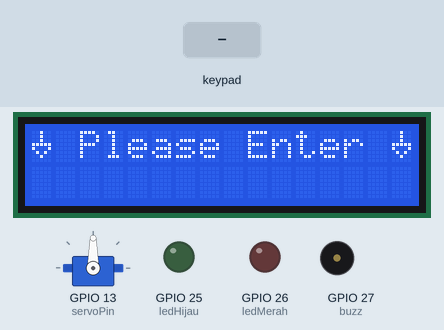
The sketch below on a simulated ESP32. Parts: servo, 16×2 character LCD, output pins drawn as LEDs (lit = HIGH), buzzer (waves = sounding). Dashed ring = blinking. The inputs (shaded band) are chosen by the test bench.

Above: at 1.4 s.
1.5 s: keypad keys 1 4 1 2 1 9 1 8 # pressed 0.4 s apart
At 4.1 s:
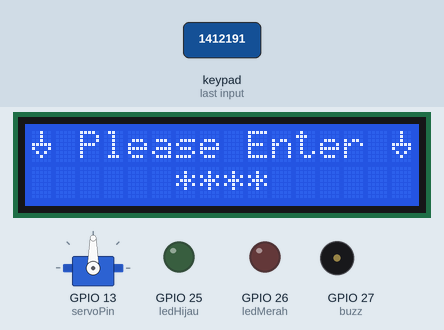
6.6 s: keypad keys 1 1 1 1 # pressed 0.4 s apart
At 8.31 s:
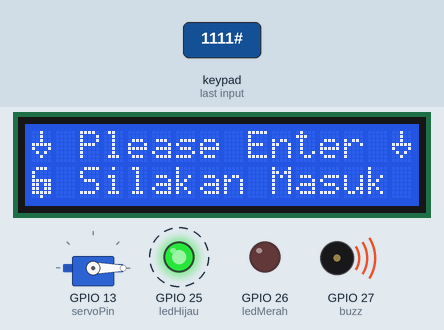
10.1 s: key 'D' pressed
At 12.1 s:
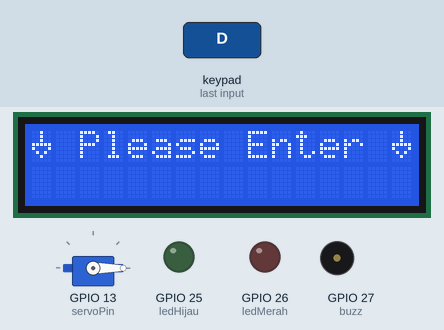
12.4 s: keypad keys 1 4 1 2 1 9 1 8 D pressed 0.4 s apart
At 12.61 s:
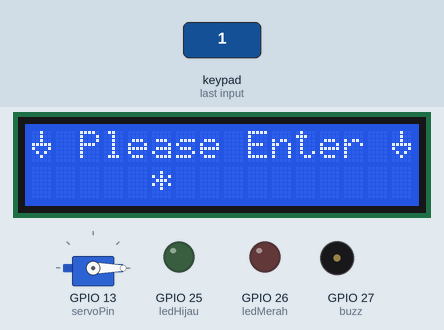
17.6 s: key '1' pressed
19.1 s: key '2' pressed
At 20.2 s:
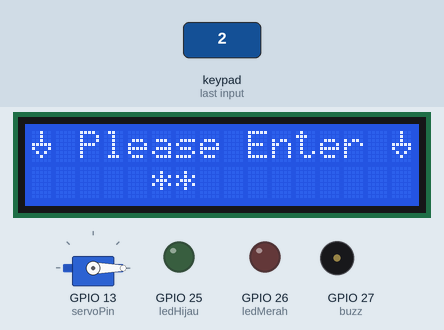
Timing chart, 0 to 21.6 s (numbered marks = the images above; inputs shaded):
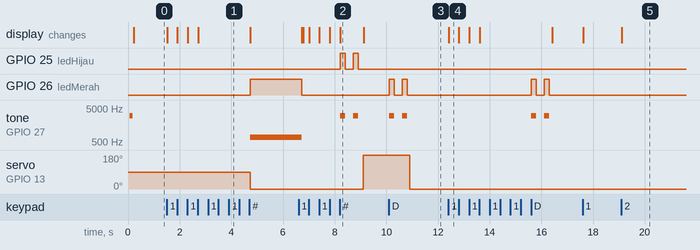

The sketch:

ESP32_Keypad.ino
```cpp
#include <Keypad.h>                 //Library keypad
#include <LiquidCrystal_I2C.h>
#include <ESP32Servo.h>   //Library LCD I2C
LiquidCrystal_I2C lcd(0x27,16,2);   //Alamat I2C
const int servoPin = 13;
Servo servo1;
int buka= 180;
int tutup= 0;
int buzz= 27;
const byte ROWS = 4;    //Jumlah baris keypad
const byte COLS = 4;    //Jumlah kolom keypad
#define ledHijau 25
#define ledMerah 26

char Keys[ROWS][COLS] = {   //Membuat array keypad
  {'1','2','3','A'},
  {'4','5','6','B'},
  {'7','8','9','C'},
  {'*','0','#','D'}
};

byte rowPins[ROWS] = { 14, 12, 19, 18 }; //pin baris
byte colPins[COLS] = { 5, 4, 2, 15 };   //pin kolom

Keypad customKeypad = Keypad( makeKeymap(Keys), rowPins, colPins, ROWS, COLS);    //Masukkan info keypad pada library

byte Locked[] = {
  0b01110,
  0b10001,
  0b10001,
  0b11111,
  0b11011,
  0b11011,
  0b11111,
};

byte Unlocked[] = {
  0b01110,
  0b10000,
  0b10000,
  0b11111,
  0b11011,
  0b11011,
  0b11111,
};

byte panah[] = {
  0b00100,
  0b00100,
  0b00100,
  0b11111,
  0b10001,
  0b01010,
  0b00100,
};

char customKey;         //Variabel penampung input keypad
int number = 0;         //Variabel penampung nilai angka
int password = 1111;    //Password
int batasPass = 0;      // variabel penampung nilai pass"**"
int limit = 4;          // variabel batas nilai pass
int cursorPass = 6;     // variabel set cursor password lcd

void setup() {
  servo1.attach(servoPin);
  pinMode (ledHijau, OUTPUT);
  pinMode (ledMerah, OUTPUT);
  pinMode (buzz, OUTPUT);
  lcd.init ();              //Mulai LCD
  lcd.setBacklight(HIGH);   //Nyalakan backlight
  lcd.setCursor(0, 0);
  lcd.print(" START ENGINE ");
  tone (buzz, 3000);
  delay(100);
  noTone(buzz);
  lcd.createChar(0, Locked);
  lcd.createChar(1, Unlocked);
  lcd.createChar(2, panah);
  lcd.clear();
}

void loop() {
  digitalWrite (ledHijau, LOW);
  digitalWrite (ledMerah, LOW);
  lcd.setCursor(0,0);
  lcd.write(byte(2));
  lcd.print(" Please Enter ");      //Tampilan pada layar LCD
  lcd.write(byte(2));
  customKey = customKeypad.getKey();    //Baca input keypad

  //------------Prosedur jika input berupa angka------------//
  switch(customKey){
    case '0' ... '9':
    batasPass++;
    if (batasPass <= limit){   // jika nilai batasPass tidak lebih dari nilai limit
      lcd.setCursor(0,1);
      number = number * 10 + (customKey - '0');
      lcd.setCursor(cursorPass, 6);
      lcd.print("*");
      cursorPass+=1;  // jarak spasi pada nilai cursorPass password
    }
    break;

    //------------Jika input '#' maka cek password------------//
    case '#':
      if(number == password){           //Jika password benar, maka
        lcd.setCursor(0, 1);
        lcd.write(byte(1));
        lcd.print(" Silakan Masuk ");  //Tampilan LCD
        digitalWrite (ledHijau, HIGH);
        tone(buzz, 3000);
        delay(200);
        noTone(buzz);
        digitalWrite(ledHijau, LOW);
        delay(300);
        noTone(buzz);
        digitalWrite(ledHijau, HIGH);
        tone(buzz, 3000);
        delay(200);
        noTone(buzz);
        digitalWrite(ledHijau, LOW);
        digitalWrite (ledMerah, LOW);
        delay(200);
        servo1.write(buka);
        number = 0;
        batasPass= 0;
        cursorPass= 5;
        lcd.clear();
      }
      else{                             //Jika salah, maka
        lcd.setCursor(0, 1);
        lcd.write(byte(0));
        lcd.print(" Salah Password");  //Tampilan LCD
        digitalWrite (ledHijau, LOW);
        digitalWrite (ledMerah, HIGH);
        servo1.write(tutup);
        tone(buzz, 700);
        delay(2000);
        noTone(buzz);
        number = 0;
        batasPass= 0;
        cursorPass=5;
        lcd.clear();
      }
    break;
    //------------Jika input 'D' maka hapus tampilan dan servo lock pintu------------//
    case 'D':
      number = 0;
      batasPass = 0;
      cursorPass = 5;
      digitalWrite (ledMerah, HIGH);
        tone(buzz, 3000);
        delay(200);
        noTone(buzz);
        digitalWrite(ledMerah, LOW);
        delay(300);
        noTone(buzz);
        digitalWrite(ledMerah, HIGH);
        tone(buzz, 3000);
        delay(200);
        noTone(buzz);
        digitalWrite(ledMerah, LOW);
        delay(100);
        digitalWrite (ledHijau, LOW);
      servo1.write(tutup);
      lcd.clear();
    break;
  }
}// Program Kunci Pintu dengan password input Keypad 4x4
```

Measured:
- after the input at 1.5 s, GPIO 26 (ledMerah): LOW → HIGH after 3.2 s; tone on GPIO 27 (buzz): silent → 700 Hz after 3.2 s; servo on GPIO 13 (servoPin): 90° → 0° after 3.2 s; the display: first changes at once (image 1 shows a later state)
- after the input at 6.6 s, GPIO 25 (ledHijau): alternates HIGH for 0.20 s and LOW for 0.30 s, 4 changes in all, then stays LOW, starting after 1.6 s; servo on GPIO 13 (servoPin): 0° → 180° after 2.5 s; the display: first differs from a run without the input after 0.18 s (image 2 shows a later state)
- after the input at 10.1 s, GPIO 26 (ledMerah): alternates HIGH for 0.20 s and LOW for 0.30 s, 4 changes in all, then stays LOW, starting at once; tone on GPIO 27 (buzz): alternates 3000 Hz for 0.20 s and silent for 0.30 s, 4 changes in all, then stays silent, starting at once; servo on GPIO 13 (servoPin): 180° → 0° after 0.81 s
- after the input at 12.4 s, GPIO 26 (ledMerah): alternates HIGH for 0.20 s and LOW for 0.30 s, 4 changes in all, then stays LOW, starting after 3.2 s; tone on GPIO 27 (buzz): alternates 3000 Hz for 0.20 s and silent for 0.30 s, 4 changes in all, then stays silent, starting after 3.2 s; the display: changes at once (image 4)
- after the input at 19.1 s, the display: changes at once (image 5)
- what the display in image 2 shows lasts 0.9 s, from 8.2 s to 9.1 s
